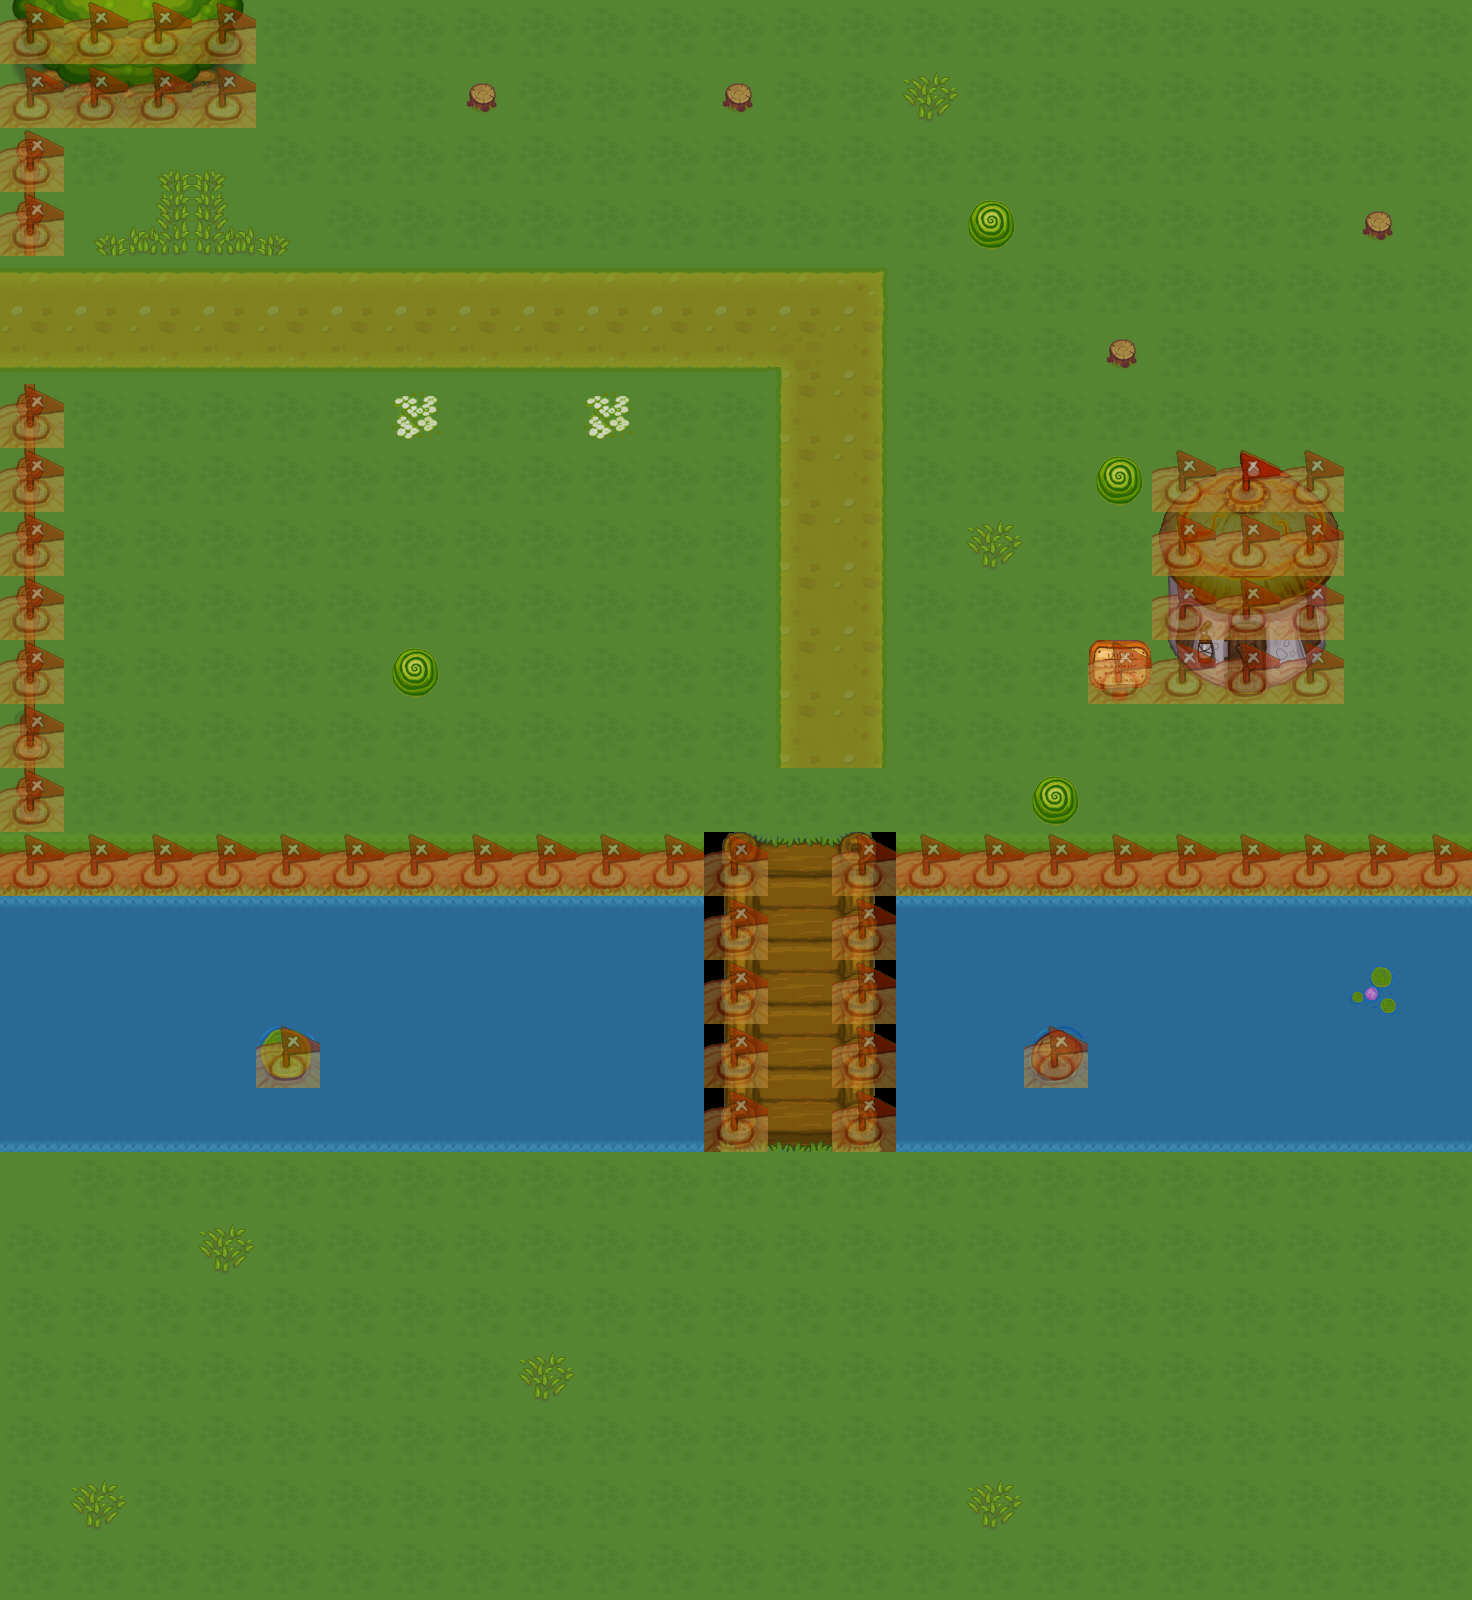

This game map was drawn from its Tiled (.tmx) file and the tilesets committed beside it. A one-line description and the full map source follow:
An orthogonal 23x25 tile map with 64x64 px tiles, 3 tile layers (BaseLayer, FringeLayer, CollisionLayer) and 2 objects (2x Portal).

<map version="1.0" orientation="orthogonal" width="23" height="25" tilewidth="64" tileheight="64">
 <tileset firstgid="1" name="ForestTiles" tilewidth="64" tileheight="64">
  <image source="Visual Studio 2010/Projects/ForgottenSanctuary/ForgottenSanctuary/RolePlayingGameContent/Textures/Maps/NonCombat/ForestTiles.png" width="1600" height="704" />
 </tileset>
 <layer name="BaseLayer" width="23" height="25">
  <data encoding="csv">
36,36,36,36,36,36,36,36,36,36,36,36,36,36,36,36,36,36,36,36,36,36,36,
36,36,36,36,36,36,36,36,36,36,36,36,36,36,23,36,36,36,36,36,36,36,36,
36,36,32,33,36,36,36,36,36,36,36,36,36,36,36,36,36,36,36,36,36,36,36,
36,32,31,30,33,36,36,36,36,36,36,36,36,36,36,36,36,36,36,36,36,36,36,
2,2,2,2,2,2,2,2,2,2,2,2,2,3,36,36,36,36,36,36,36,36,36,
8,8,8,8,8,8,8,8,8,8,8,8,11,6,36,36,36,36,36,36,36,36,36,
36,36,36,36,36,36,37,36,36,37,36,36,4,6,36,36,36,36,36,36,36,36,36,
36,36,36,36,36,36,36,36,36,36,36,36,4,6,36,36,36,36,36,36,36,36,36,
36,36,36,36,36,36,36,36,36,36,36,36,4,6,36,23,36,36,36,36,36,36,36,
36,36,36,36,36,36,36,36,36,36,36,36,4,6,36,36,36,36,36,36,36,36,36,
36,36,36,36,36,36,36,36,36,36,36,36,4,6,36,36,36,36,36,36,36,36,36,
36,36,36,36,36,36,36,36,36,36,36,36,4,6,36,36,36,36,36,36,36,36,36,
36,36,36,36,36,36,36,36,36,36,36,36,36,36,36,36,36,36,36,36,36,36,36,
58,58,58,58,58,58,58,58,58,58,58,250,251,252,58,58,58,58,58,58,58,58,58,
78,78,78,78,78,78,78,78,78,78,78,253,254,255,78,78,78,78,78,78,78,78,78,
96,96,96,96,96,96,96,96,96,96,96,253,254,255,96,96,96,96,96,96,96,114,96,
96,96,96,96,112,96,96,96,96,96,96,253,254,255,96,96,111,96,96,96,96,96,96,
77,77,77,77,77,77,77,77,77,77,77,256,257,258,77,77,77,77,77,77,77,77,77,
42,36,36,36,36,36,36,36,36,36,36,36,36,36,36,36,36,36,36,36,36,36,36,
36,36,36,23,36,36,36,36,36,36,36,36,36,36,36,36,36,36,36,36,36,36,36,
36,36,36,36,36,36,36,36,36,36,36,36,36,36,36,36,36,36,36,36,36,36,36,
36,36,36,36,36,36,36,36,23,36,36,36,36,36,36,36,36,36,36,36,36,36,36,
36,36,36,36,36,36,36,36,36,36,36,36,36,36,36,36,36,36,36,36,36,36,36,
36,23,36,36,36,36,36,36,36,36,36,36,36,36,36,23,36,36,36,36,36,36,36,
36,36,36,36,36,36,36,36,36,36,36,36,36,36,36,36,36,36,36,36,36,36,36
</data>
 </layer>
 <layer name="FringeLayer" width="23" height="25">
  <data encoding="csv">
142,143,144,145,0,0,0,0,0,0,0,0,0,0,0,0,0,0,0,0,0,0,0,
146,147,148,149,0,0,0,127,0,0,0,127,0,0,0,0,0,0,0,0,0,0,0,
123,0,0,0,0,0,0,0,0,0,0,0,0,0,0,0,0,0,0,0,0,0,0,
125,0,0,0,0,0,0,0,0,0,0,0,0,0,0,128,0,0,0,0,0,127,0,
0,0,0,0,0,0,0,0,0,0,0,0,0,0,0,0,0,0,0,0,0,0,0,
0,0,0,0,0,0,0,0,0,0,0,0,0,0,0,0,0,127,0,0,0,0,0,
125,0,0,0,0,0,0,0,0,0,0,0,0,0,0,0,0,0,0,0,0,0,0,
125,0,0,0,0,0,0,0,0,0,0,0,0,0,0,0,0,128,195,196,197,0,0,
125,0,0,0,0,0,0,0,0,0,0,0,0,0,0,0,0,0,198,199,200,0,0,
125,0,0,0,0,0,0,0,0,0,0,0,0,0,0,0,0,0,201,202,203,0,0,
125,0,0,0,0,0,128,0,0,0,0,0,0,0,0,0,0,166,204,205,206,0,0,
1073741949,0,0,0,0,0,0,0,0,0,0,0,0,0,0,0,0,0,0,0,0,0,0,
124,0,0,0,0,0,0,0,0,0,0,0,0,0,0,0,128,0,0,0,0,0,0,
0,0,0,0,0,0,0,0,0,0,0,0,0,0,0,0,0,0,0,0,0,0,0,
0,0,0,0,0,0,0,0,0,0,0,0,0,0,0,0,0,0,0,0,0,0,0,
0,0,0,0,0,0,0,0,0,0,0,0,0,0,0,0,0,0,0,0,0,0,0,
0,0,0,0,0,0,0,0,0,0,0,0,0,0,0,0,0,0,0,0,0,0,0,
0,0,0,0,0,0,0,0,0,0,0,0,0,0,0,0,0,0,0,0,0,0,0,
0,0,0,0,0,0,0,0,0,0,0,0,0,0,0,0,0,0,0,0,0,0,0,
0,0,0,0,0,0,0,0,0,0,0,0,0,0,0,0,0,0,0,0,0,0,0,
0,0,0,0,0,0,0,0,0,0,0,0,0,0,0,0,0,0,0,0,0,0,0,
0,0,0,0,0,0,0,0,0,0,0,0,0,0,0,0,0,0,0,0,0,0,0,
0,0,0,0,0,0,0,0,0,0,0,0,0,0,0,0,0,0,0,0,0,0,0,
0,0,0,0,0,0,0,0,0,0,0,0,0,0,0,0,0,0,0,0,0,0,0,
0,0,0,0,0,0,0,0,0,0,0,0,0,0,0,0,0,0,0,0,0,0,0
</data>
 </layer>
 <objectgroup name="Portals" width="23" height="25">
  <object name="P1" type="Portal" x="0" y="256" width="64" height="64">
   <properties>
    <property name="DestinationMapContentName" value="Map001" />
    <property name="DestinationMapPortalName" value="P1" />
    <property name="LandingMapPosition" value="1 4" />
   </properties>
  </object>
  <object name="P2" type="Portal" x="0" y="320" width="64" height="64">
   <properties>
    <property name="DestinationMapContentName" value="Map001" />
    <property name="DestinationMapPortalName" value="P2" />
    <property name="LandingMapPosition" value="2 5" />
   </properties>
  </object>
 </objectgroup>
 <layer name="CollisionLayer" width="23" height="25" opacity="0.57">
  <data encoding="csv">
184,184,184,184,0,0,0,0,0,0,0,0,0,0,0,0,0,0,0,0,0,0,0,
184,184,184,184,0,0,0,0,0,0,0,0,0,0,0,0,0,0,0,0,0,0,0,
184,0,0,0,0,0,0,0,0,0,0,0,0,0,0,0,0,0,0,0,0,0,0,
184,0,0,0,0,0,0,0,0,0,0,0,0,0,0,0,0,0,0,0,0,0,0,
0,0,0,0,0,0,0,0,0,0,0,0,0,0,0,0,0,0,0,0,0,0,0,
0,0,0,0,0,0,0,0,0,0,0,0,0,0,0,0,0,0,0,0,0,0,0,
184,0,0,0,0,0,0,0,0,0,0,0,0,0,0,0,0,0,0,0,0,0,0,
184,0,0,0,0,0,0,0,0,0,0,0,0,0,0,0,0,0,184,184,184,0,0,
184,0,0,0,0,0,0,0,0,0,0,0,0,0,0,0,0,0,184,184,184,0,0,
184,0,0,0,0,0,0,0,0,0,0,0,0,0,0,0,0,0,184,184,184,0,0,
184,0,0,0,0,0,0,0,0,0,0,0,0,0,0,0,0,184,184,184,184,0,0,
184,0,0,0,0,0,0,0,0,0,0,0,0,0,0,0,0,0,0,0,0,0,0,
184,0,0,0,0,0,0,0,0,0,0,0,0,0,0,0,0,0,0,0,0,0,0,
184,184,184,184,184,184,184,184,184,184,184,184,0,184,184,184,184,184,184,184,184,184,184,
0,0,0,0,0,0,0,0,0,0,0,184,0,184,0,0,0,0,0,0,0,0,0,
0,0,0,0,0,0,0,0,0,0,0,184,0,184,0,0,0,0,0,0,0,0,0,
0,0,0,0,184,0,0,0,0,0,0,184,0,184,0,0,184,0,0,0,0,0,0,
0,0,0,0,0,0,0,0,0,0,0,184,0,184,0,0,0,0,0,0,0,0,0,
0,0,0,0,0,0,0,0,0,0,0,0,0,0,0,0,0,0,0,0,0,0,0,
0,0,0,0,0,0,0,0,0,0,0,0,0,0,0,0,0,0,0,0,0,0,0,
0,0,0,0,0,0,0,0,0,0,0,0,0,0,0,0,0,0,0,0,0,0,0,
0,0,0,0,0,0,0,0,0,0,0,0,0,0,0,0,0,0,0,0,0,0,0,
0,0,0,0,0,0,0,0,0,0,0,0,0,0,0,0,0,0,0,0,0,0,0,
0,0,0,0,0,0,0,0,0,0,0,0,0,0,0,0,0,0,0,0,0,0,0,
0,0,0,0,0,0,0,0,0,0,0,0,0,0,0,0,0,0,0,0,0,0,0
</data>
 </layer>
</map>
